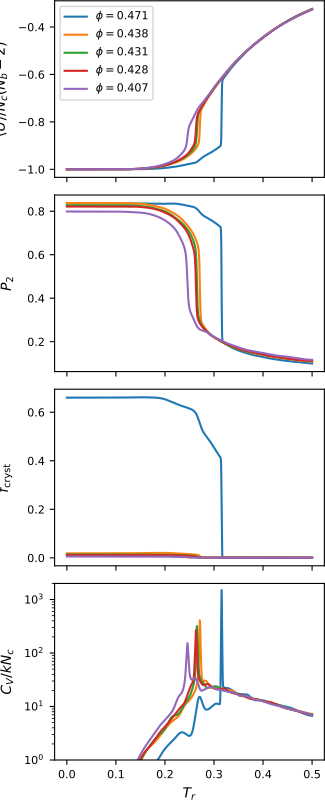

The script that drew this image:
#!/usr/bin/env python3
# -*- coding: utf-8 -*-
"""
created on Tue June 14 08:41:00 2021

@author: pierrekawak
"""

import sys
import numpy as np
import matplotlib.pyplot as plt
import random
import pandas as pd
import json

Nc    = 125
Nb    = 10
sigma = 1

WL_A_file_name   = "like10.00_ext_canon_distro.out"
WL_B_file_name   = "like10.25_ext_canon_distro.out"
WL_C_file_name   = "like10.30_ext_canon_distro.out"
WL_D_file_name   = "like10.33_ext_canon_distro.out"
WL_E_file_name   = "like10.50_ext_canon_distro.out"

#WL_A_file_params = "like10.00_params.json"
#WL_B_file_params = "like10.25_params.json"
#WL_C_file_params = "like10.30_params.json"
#WL_D_file_params = "like10.33_params.json"
#WL_E_file_params = "like10.50_params.json"
#
usecols          = (0,1,2,3,4,5)
names            = ['T', 'Em', 'Cv', 'q6', 'P2', 'n6']

WL_A_df          = pd.read_csv(WL_A_file_name, index_col=False, delimiter=' ', 
                                   usecols=usecols, names=names)
WL_B_df          = pd.read_csv(WL_B_file_name, index_col=False, delimiter=' ', 
                                   usecols=usecols, names=names)
WL_C_df          = pd.read_csv(WL_C_file_name, index_col=False, delimiter=' ', 
                                   usecols=usecols, names=names)
WL_D_df          = pd.read_csv(WL_D_file_name, index_col=False, delimiter=' ', 
                                   usecols=usecols, names=names)
WL_E_df          = pd.read_csv(WL_E_file_name, index_col=False, delimiter=' ', 
                                   usecols=usecols, names=names)

Lx_A             = 11.157216
Lx_B             = 11.436146
Lx_C             = 11.491932
Lx_D             = 11.525404
Lx_E             = 11.715077

phi_A            = np.round(Nc*Nb*sigma**3/Lx_A**3*np.pi/6, 3)
phi_B            = np.round(Nc*Nb*sigma**3/Lx_B**3*np.pi/6, 3)
phi_C            = np.round(Nc*Nb*sigma**3/Lx_C**3*np.pi/6, 3)
phi_D            = np.round(Nc*Nb*sigma**3/Lx_D**3*np.pi/6, 3)
phi_E            = np.round(Nc*Nb*sigma**3/Lx_E**3*np.pi/6, 3)

fig, ax = plt.subplots(4, 1, sharex=True, figsize=(3.25,2.0*4))#, constrained_layout=True)

multiplier = 1/Nc/(Nb-2)
ax[0].plot(WL_A_df["T"], WL_A_df["Em"]*multiplier, label=r'$\phi=$'+str(phi_A))
ax[0].plot(WL_B_df["T"], WL_B_df["Em"]*multiplier, label=r'$\phi=$'+str(phi_B))
ax[0].plot(WL_C_df["T"], WL_C_df["Em"]*multiplier, label=r'$\phi=$'+str(phi_C))
ax[0].plot(WL_D_df["T"], WL_D_df["Em"]*multiplier, label=r'$\phi=$'+str(phi_D))
ax[0].plot(WL_E_df["T"], WL_E_df["Em"]*multiplier, label=r'$\phi=$'+str(phi_E))
ax[0].set_ylabel(r"$\left<U\right>/N_{c}(N_{b}-2)$", fontsize=10, labelpad=7)
ax[0].tick_params(axis='both', labelsize=8)
ax[0].legend(loc='best', fontsize=8)#, prop={'size': 6})

ax[1].plot(WL_A_df["T"], WL_A_df["P2"], label=r'$\phi=$'+str(phi_A))
ax[1].plot(WL_B_df["T"], WL_B_df["P2"], label=r'$\phi=$'+str(phi_B))
ax[1].plot(WL_C_df["T"], WL_C_df["P2"], label=r'$\phi=$'+str(phi_C))
ax[1].plot(WL_D_df["T"], WL_D_df["P2"], label=r'$\phi=$'+str(phi_D))
ax[1].plot(WL_E_df["T"], WL_E_df["P2"], label=r'$\phi=$'+str(phi_E))
ax[1].set_ylabel(r"$P_{2}$", fontsize=10, labelpad=9)
ax[1].tick_params(axis='both', labelsize=8)

ax[2].plot(WL_A_df["T"], WL_A_df["n6"], label=r'$\phi=$'+str(phi_A))
ax[2].plot(WL_B_df["T"], WL_B_df["n6"], label=r'$\phi=$'+str(phi_B))
ax[2].plot(WL_C_df["T"], WL_C_df["n6"], label=r'$\phi=$'+str(phi_C))
ax[2].plot(WL_D_df["T"], WL_D_df["n6"], label=r'$\phi=$'+str(phi_D))
ax[2].plot(WL_E_df["T"], WL_E_df["n6"], label=r'$\phi=$'+str(phi_E))
ax[2].set_ylabel(r"$f_{\mathrm{cryst}}$", fontsize=10, labelpad=9.5)
ax[2].tick_params(axis='both', labelsize=8)

multiplier = 1/Nc #/Nb
ax[3].plot(WL_A_df["T"], WL_A_df["Cv"]*multiplier, label=r'$\phi=$'+str(phi_A))
ax[3].plot(WL_B_df["T"], WL_B_df["Cv"]*multiplier, label=r'$\phi=$'+str(phi_B))
ax[3].plot(WL_C_df["T"], WL_C_df["Cv"]*multiplier, label=r'$\phi=$'+str(phi_C))
ax[3].plot(WL_D_df["T"], WL_D_df["Cv"]*multiplier, label=r'$\phi=$'+str(phi_D))
ax[3].plot(WL_E_df["T"], WL_E_df["Cv"]*multiplier, label=r'$\phi=$'+str(phi_E))
ax[3].set_ylabel(r"$C_{V}/kN_{c}$", fontsize=10, labelpad=7)
ax[3].set_xlabel(r"$T_{r}$", fontsize=10, labelpad=5)
ax[3].tick_params(axis='both', labelsize=8)
ax[3].set_yscale('log')
ax[3].set_ylim(1, 2*10**3) # 3*10**5*multiplier) #5*10**1*multiplier,4*10**5*multiplier)

plt.subplots_adjust(left=0.168, top=0.999, bottom=0.05, right=0.998, hspace=0.1)

import os
basename = os.path.splitext(__file__)[0]
plt.savefig(basename+".pdf")
#plt.close()
#phis = np.array([ phi_E, phi_D, phi_C, phi_B, phi_A ])
#Lxs  = np.array([ Lx_E, Lx_D, Lx_C, Lx_B, Lx_A ])
#plt.plot(np.arange(5),phis/np.amax(phis)) 
#plt.plot(np.arange(5),Lxs/np.amax(Lxs), c='r') 
#plt.show()
